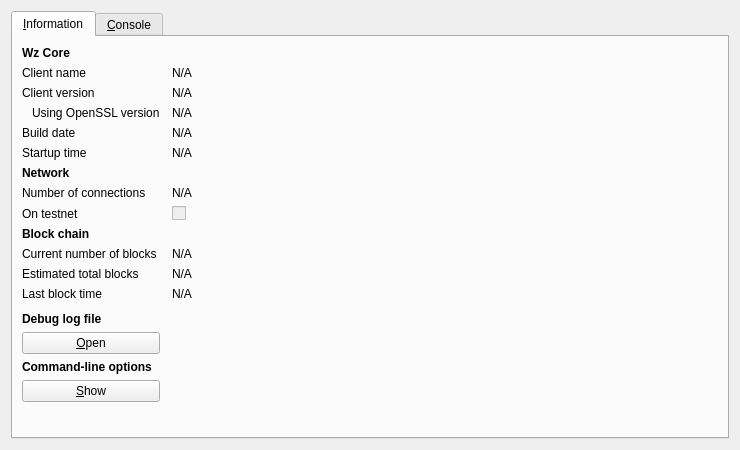
<?xml version="1.0" encoding="UTF-8"?>
<ui version="4.0">
 <class>RPCConsole</class>
 <widget class="QDialog" name="RPCConsole">
  <property name="geometry">
   <rect>
    <x>0</x>
    <y>0</y>
    <width>740</width>
    <height>450</height>
   </rect>
  </property>
  <property name="windowTitle">
   <string>Wz - Debug window</string>
  </property>
  <layout class="QVBoxLayout" name="verticalLayout_2">
   <item>
    <widget class="QTabWidget" name="tabWidget">
     <property name="currentIndex">
      <number>0</number>
     </property>
     <widget class="QWidget" name="tab_info">
      <attribute name="title">
       <string>&amp;Information</string>
      </attribute>
      <layout class="QGridLayout" name="gridLayout" columnstretch="0,1">
       <property name="horizontalSpacing">
        <number>12</number>
       </property>
       <item row="0" column="0">
        <widget class="QLabel" name="label_9">
         <property name="font">
          <font>
           <weight>75</weight>
           <bold>true</bold>
          </font>
         </property>
         <property name="text">
          <string>Wz Core</string>
         </property>
        </widget>
       </item>
       <item row="1" column="0">
        <widget class="QLabel" name="label_5">
         <property name="text">
          <string>Client name</string>
         </property>
        </widget>
       </item>
       <item row="1" column="1">
        <widget class="QLabel" name="clientName">
         <property name="cursor">
          <cursorShape>IBeamCursor</cursorShape>
         </property>
         <property name="text">
          <string>N/A</string>
         </property>
         <property name="textFormat">
          <enum>Qt::PlainText</enum>
         </property>
         <property name="textInteractionFlags">
          <set>Qt::LinksAccessibleByMouse|Qt::TextSelectableByKeyboard|Qt::TextSelectableByMouse</set>
         </property>
        </widget>
       </item>
       <item row="2" column="0">
        <widget class="QLabel" name="label_6">
         <property name="text">
          <string>Client version</string>
         </property>
        </widget>
       </item>
       <item row="2" column="1">
        <widget class="QLabel" name="clientVersion">
         <property name="cursor">
          <cursorShape>IBeamCursor</cursorShape>
         </property>
         <property name="text">
          <string>N/A</string>
         </property>
         <property name="textFormat">
          <enum>Qt::PlainText</enum>
         </property>
         <property name="textInteractionFlags">
          <set>Qt::LinksAccessibleByMouse|Qt::TextSelectableByKeyboard|Qt::TextSelectableByMouse</set>
         </property>
        </widget>
       </item>
       <item row="3" column="0">
        <widget class="QLabel" name="label_14">
         <property name="text">
          <string>Using OpenSSL version</string>
         </property>
         <property name="indent">
          <number>10</number>
         </property>
        </widget>
       </item>
       <item row="3" column="1">
        <widget class="QLabel" name="openSSLVersion">
         <property name="cursor">
          <cursorShape>IBeamCursor</cursorShape>
         </property>
         <property name="text">
          <string>N/A</string>
         </property>
         <property name="textFormat">
          <enum>Qt::PlainText</enum>
         </property>
         <property name="textInteractionFlags">
          <set>Qt::LinksAccessibleByMouse|Qt::TextSelectableByKeyboard|Qt::TextSelectableByMouse</set>
         </property>
        </widget>
       </item>
       <item row="4" column="0">
        <widget class="QLabel" name="label_12">
         <property name="text">
          <string>Build date</string>
         </property>
        </widget>
       </item>
       <item row="4" column="1">
        <widget class="QLabel" name="buildDate">
         <property name="cursor">
          <cursorShape>IBeamCursor</cursorShape>
         </property>
         <property name="text">
          <string>N/A</string>
         </property>
         <property name="textFormat">
          <enum>Qt::PlainText</enum>
         </property>
         <property name="textInteractionFlags">
          <set>Qt::LinksAccessibleByMouse|Qt::TextSelectableByKeyboard|Qt::TextSelectableByMouse</set>
         </property>
        </widget>
       </item>
       <item row="5" column="0">
        <widget class="QLabel" name="label_13">
         <property name="text">
          <string>Startup time</string>
         </property>
        </widget>
       </item>
       <item row="5" column="1">
        <widget class="QLabel" name="startupTime">
         <property name="cursor">
          <cursorShape>IBeamCursor</cursorShape>
         </property>
         <property name="text">
          <string>N/A</string>
         </property>
         <property name="textFormat">
          <enum>Qt::PlainText</enum>
         </property>
         <property name="textInteractionFlags">
          <set>Qt::LinksAccessibleByMouse|Qt::TextSelectableByKeyboard|Qt::TextSelectableByMouse</set>
         </property>
        </widget>
       </item>
       <item row="6" column="0">
        <widget class="QLabel" name="label_11">
         <property name="font">
          <font>
           <weight>75</weight>
           <bold>true</bold>
          </font>
         </property>
         <property name="text">
          <string>Network</string>
         </property>
        </widget>
       </item>
       <item row="7" column="0">
        <widget class="QLabel" name="label_7">
         <property name="text">
          <string>Number of connections</string>
         </property>
        </widget>
       </item>
       <item row="7" column="1">
        <widget class="QLabel" name="numberOfConnections">
         <property name="cursor">
          <cursorShape>IBeamCursor</cursorShape>
         </property>
         <property name="text">
          <string>N/A</string>
         </property>
         <property name="textFormat">
          <enum>Qt::PlainText</enum>
         </property>
         <property name="textInteractionFlags">
          <set>Qt::LinksAccessibleByMouse|Qt::TextSelectableByKeyboard|Qt::TextSelectableByMouse</set>
         </property>
        </widget>
       </item>
       <item row="8" column="0">
        <widget class="QLabel" name="label_8">
         <property name="text">
          <string>On testnet</string>
         </property>
        </widget>
       </item>
       <item row="8" column="1">
        <widget class="QCheckBox" name="isTestNet">
         <property name="enabled">
          <bool>false</bool>
         </property>
         <property name="text">
          <string/>
         </property>
        </widget>
       </item>
       <item row="9" column="0">
        <widget class="QLabel" name="label_10">
         <property name="font">
          <font>
           <weight>75</weight>
           <bold>true</bold>
          </font>
         </property>
         <property name="text">
          <string>Block chain</string>
         </property>
        </widget>
       </item>
       <item row="10" column="0">
        <widget class="QLabel" name="label_3">
         <property name="text">
          <string>Current number of blocks</string>
         </property>
        </widget>
       </item>
       <item row="10" column="1">
        <widget class="QLabel" name="numberOfBlocks">
         <property name="cursor">
          <cursorShape>IBeamCursor</cursorShape>
         </property>
         <property name="text">
          <string>N/A</string>
         </property>
         <property name="textFormat">
          <enum>Qt::PlainText</enum>
         </property>
         <property name="textInteractionFlags">
          <set>Qt::LinksAccessibleByMouse|Qt::TextSelectableByKeyboard|Qt::TextSelectableByMouse</set>
         </property>
        </widget>
       </item>
       <item row="11" column="0">
        <widget class="QLabel" name="label_4">
         <property name="text">
          <string>Estimated total blocks</string>
         </property>
        </widget>
       </item>
       <item row="11" column="1">
        <widget class="QLabel" name="totalBlocks">
         <property name="cursor">
          <cursorShape>IBeamCursor</cursorShape>
         </property>
         <property name="text">
          <string>N/A</string>
         </property>
         <property name="textFormat">
          <enum>Qt::PlainText</enum>
         </property>
         <property name="textInteractionFlags">
          <set>Qt::LinksAccessibleByMouse|Qt::TextSelectableByKeyboard|Qt::TextSelectableByMouse</set>
         </property>
        </widget>
       </item>
       <item row="12" column="0">
        <widget class="QLabel" name="label_2">
         <property name="text">
          <string>Last block time</string>
         </property>
        </widget>
       </item>
       <item row="12" column="1">
        <widget class="QLabel" name="lastBlockTime">
         <property name="cursor">
          <cursorShape>IBeamCursor</cursorShape>
         </property>
         <property name="text">
          <string>N/A</string>
         </property>
         <property name="textFormat">
          <enum>Qt::PlainText</enum>
         </property>
         <property name="textInteractionFlags">
          <set>Qt::LinksAccessibleByMouse|Qt::TextSelectableByKeyboard|Qt::TextSelectableByMouse</set>
         </property>
        </widget>
       </item>
       <item row="13" column="0">
        <spacer name="verticalSpacer_2">
         <property name="orientation">
          <enum>Qt::Vertical</enum>
         </property>
         <property name="sizeHint" stdset="0">
          <size>
           <width>20</width>
           <height>20</height>
          </size>
         </property>
        </spacer>
       </item>
       <item row="14" column="0">
        <widget class="QLabel" name="labelDebugLogfile">
         <property name="font">
          <font>
           <weight>75</weight>
           <bold>true</bold>
          </font>
         </property>
         <property name="text">
          <string>Debug log file</string>
         </property>
        </widget>
       </item>
       <item row="15" column="0">
        <widget class="QPushButton" name="openDebugLogfileButton">
         <property name="toolTip">
          <string>Open the Wz debug log file from the current data directory. This can take a few seconds for large log files.</string>
         </property>
         <property name="text">
          <string>&amp;Open</string>
         </property>
         <property name="autoDefault">
          <bool>false</bool>
         </property>
        </widget>
       </item>
       <item row="16" column="0">
        <widget class="QLabel" name="labelCLOptions">
         <property name="font">
          <font>
           <weight>75</weight>
           <bold>true</bold>
          </font>
         </property>
         <property name="text">
          <string>Command-line options</string>
         </property>
        </widget>
       </item>
       <item row="17" column="0">
        <widget class="QPushButton" name="showCLOptionsButton">
         <property name="toolTip">
          <string>Show the Wz-Qt help message to get a list with possible Wz command-line options.</string>
         </property>
         <property name="text">
          <string>&amp;Show</string>
         </property>
         <property name="autoDefault">
          <bool>false</bool>
         </property>
        </widget>
       </item>
       <item row="18" column="0">
        <spacer name="verticalSpacer">
         <property name="orientation">
          <enum>Qt::Vertical</enum>
         </property>
         <property name="sizeHint" stdset="0">
          <size>
           <width>20</width>
           <height>40</height>
          </size>
         </property>
        </spacer>
       </item>
      </layout>
     </widget>
     <widget class="QWidget" name="tab_console">
      <attribute name="title">
       <string>&amp;Console</string>
      </attribute>
      <layout class="QVBoxLayout" name="verticalLayout_3">
       <property name="spacing">
        <number>3</number>
       </property>
       <item>
        <widget class="QTextEdit" name="messagesWidget">
         <property name="minimumSize">
          <size>
           <width>0</width>
           <height>100</height>
          </size>
         </property>
         <property name="readOnly">
          <bool>true</bool>
         </property>
         <property name="tabKeyNavigation" stdset="0">
          <bool>false</bool>
         </property>
         <property name="columnCount" stdset="0">
          <number>2</number>
         </property>
        </widget>
       </item>
       <item>
        <layout class="QHBoxLayout" name="horizontalLayout">
         <property name="spacing">
          <number>3</number>
         </property>
         <item>
          <widget class="QLabel" name="label">
           <property name="text">
            <string notr="true">&gt;</string>
           </property>
          </widget>
         </item>
         <item>
          <widget class="QLineEdit" name="lineEdit"/>
         </item>
         <item>
          <widget class="QPushButton" name="clearButton">
           <property name="maximumSize">
            <size>
             <width>24</width>
             <height>24</height>
            </size>
           </property>
           <property name="toolTip">
            <string>Clear console</string>
           </property>
           <property name="text">
            <string/>
           </property>
           <property name="icon">
            <iconset resource="../bitcoin.qrc">
             <normaloff>:/icons/remove</normaloff>:/icons/remove</iconset>
           </property>
           <property name="shortcut">
            <string notr="true">Ctrl+L</string>
           </property>
           <property name="autoDefault">
            <bool>false</bool>
           </property>
          </widget>
         </item>
        </layout>
       </item>
      </layout>
     </widget>
    </widget>
   </item>
  </layout>
 </widget>
 <resources>
  <include location="../bitcoin.qrc"/>
 </resources>
 <connections/>
</ui>
